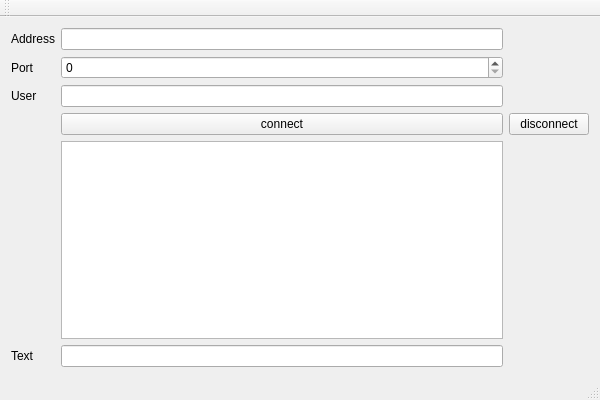
<?xml version="1.0" encoding="UTF-8"?>
<ui version="4.0">
 <class>TcpClientClass</class>
 <widget class="QMainWindow" name="TcpClientClass">
  <property name="geometry">
   <rect>
    <x>0</x>
    <y>0</y>
    <width>600</width>
    <height>400</height>
   </rect>
  </property>
  <property name="windowTitle">
   <string>TcpClient</string>
  </property>
  <widget class="QWidget" name="centralWidget">
   <layout class="QGridLayout" name="gridLayout">
    <item row="3" column="2">
     <widget class="QPushButton" name="disconnect">
      <property name="text">
       <string>disconnect</string>
      </property>
     </widget>
    </item>
    <item row="0" column="1">
     <widget class="QLineEdit" name="address"/>
    </item>
    <item row="3" column="1">
     <widget class="QPushButton" name="connect">
      <property name="text">
       <string>connect</string>
      </property>
     </widget>
    </item>
    <item row="2" column="1">
     <widget class="QLineEdit" name="user"/>
    </item>
    <item row="4" column="1">
     <widget class="QPlainTextEdit" name="chat"/>
    </item>
    <item row="1" column="0">
     <widget class="QLabel" name="label_2">
      <property name="text">
       <string>Port</string>
      </property>
     </widget>
    </item>
    <item row="0" column="0">
     <widget class="QLabel" name="label">
      <property name="text">
       <string>Address</string>
      </property>
     </widget>
    </item>
    <item row="2" column="0">
     <widget class="QLabel" name="label_3">
      <property name="text">
       <string>User</string>
      </property>
     </widget>
    </item>
    <item row="6" column="1">
     <widget class="QLineEdit" name="text"/>
    </item>
    <item row="6" column="0">
     <widget class="QLabel" name="label_4">
      <property name="text">
       <string>Text</string>
      </property>
     </widget>
    </item>
    <item row="1" column="1">
     <widget class="QSpinBox" name="port">
      <property name="maximum">
       <number>100000</number>
      </property>
     </widget>
    </item>
   </layout>
  </widget>
  <widget class="QMenuBar" name="menuBar">
   <property name="geometry">
    <rect>
     <x>0</x>
     <y>0</y>
     <width>600</width>
     <height>22</height>
    </rect>
   </property>
  </widget>
  <widget class="QToolBar" name="mainToolBar">
   <attribute name="toolBarArea">
    <enum>TopToolBarArea</enum>
   </attribute>
   <attribute name="toolBarBreak">
    <bool>false</bool>
   </attribute>
  </widget>
  <widget class="QStatusBar" name="statusBar"/>
 </widget>
 <layoutdefault spacing="6" margin="11"/>
 <resources>
  <include location="tcpclient.qrc"/>
 </resources>
 <connections/>
</ui>
